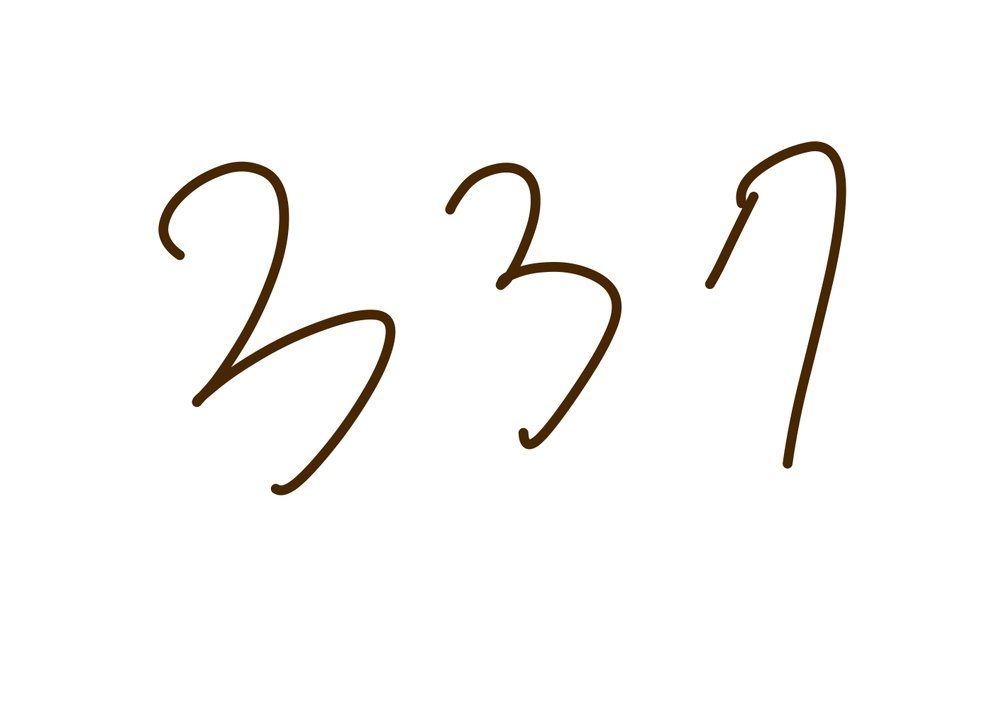
#> input picture AI/Algorithm/OCR/archieve/use_ocr/test2.jpeg, 994 x 710 px, shrunk from 1401 x 1000 before the run; its folder holds only this picture in this run
$ python -i test.py   (imports and definitions only)
#> lines starting #> are read from the running program, lines starting #| are printed output that depends on the picture; after the words box and inside, x2 and y2 are one past the last pixel; in counts of white or black regions, pixels touching at a corner belong together
'''

Written by 정다훈 (2025.05.02)

이 파일의 함수들을 이용하여 하고자하는 큰 목표는 다음과 같다.

1. Text crop 이미지 뭉치를 넣으면 이미지 뭉치에 대한 인식 결과 csv 파일을 만든다.
2. 이 csv 파일은 다음과 같이 구성된다.
    - name: 이미지 파일명
    - confident: 인식 결과의 신뢰도
    - recognition_result: 인식 결과
        - 인식 결과의 데이터 종류는 다음과 같다.
            - 인식 성공(인식 결과가 값으로 표시됨)
            - 인식 실패('JSON' 이라는 문자열로 표시됨)

'''

import cv2
from transformers import pipeline
from PIL import Image
import pandas as pd
import os
import json

# text crop 이미지를 넣으면 bb를 만들어주는 함수
def generate_bounding_boxes_from_text_crop(text_crop_image_path):
    # 이미지 읽기
#> called with text_crop_image_path = 'test2.jpeg'
    image = cv2.imread(text_crop_image_path)
#> image is the input picture: shape (710, 994, 3); mean B, G, R 248.2, 249.2, 250

    # 그레이스케일로 변환
    gray = cv2.cvtColor(image, cv2.COLOR_BGR2GRAY)
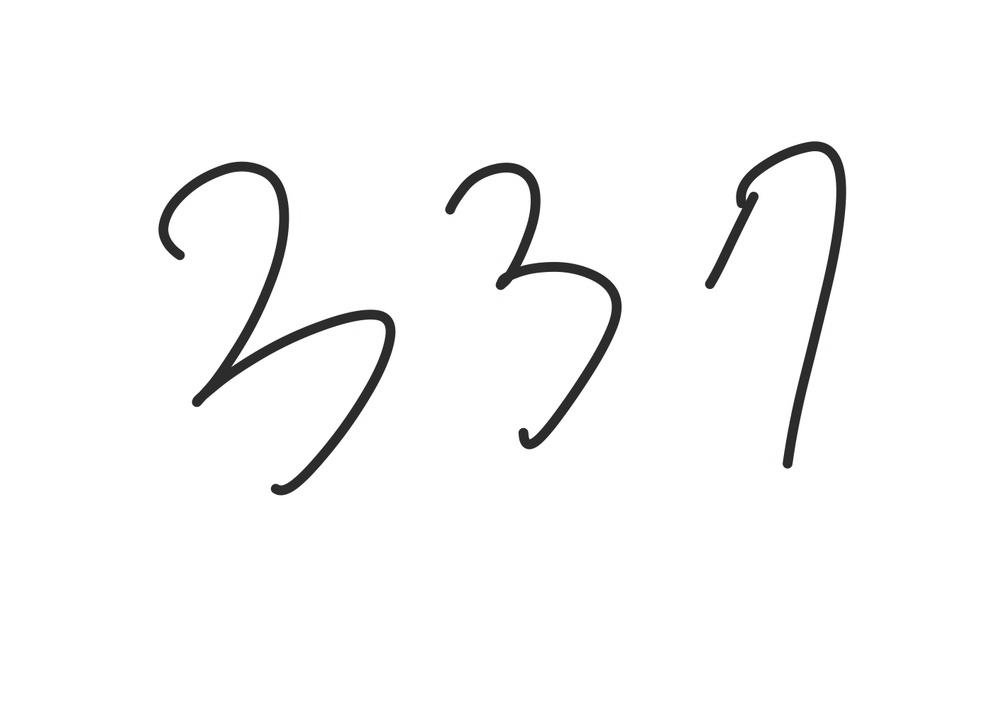
#> gray: shape (710, 994); min 26, max 255, mean 249.3

    # 이진화
    _, binary = cv2.threshold(gray, 128, 255, cv2.THRESH_BINARY_INV + cv2.THRESH_OTSU)
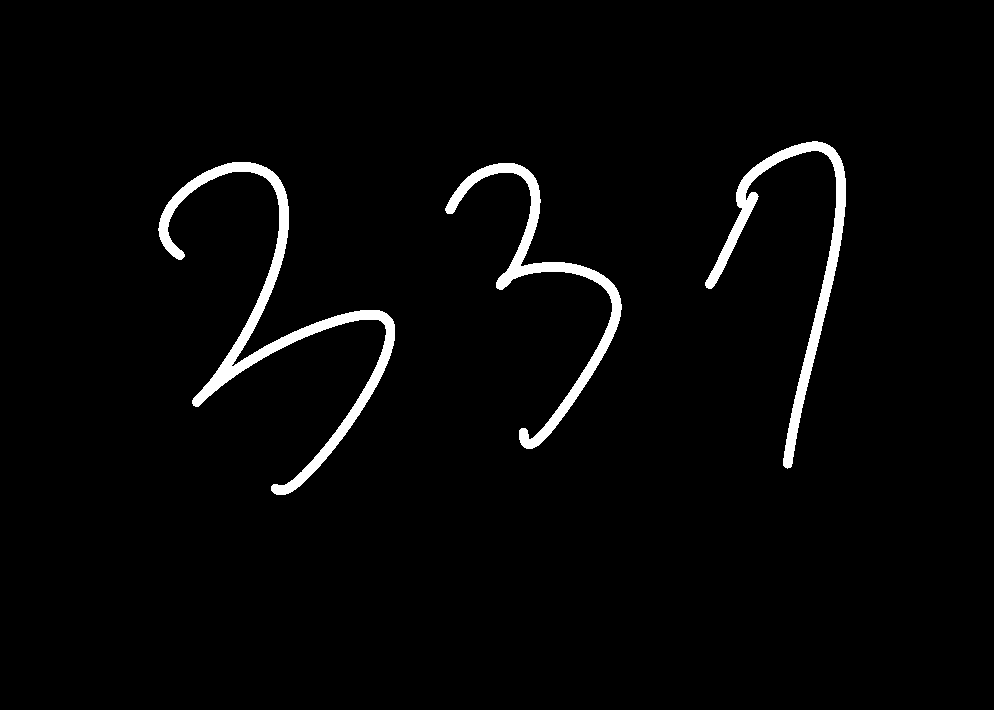
#> binary: shape (710, 994); 2.7% white; 3 white regions

    # 컨투어 찾기
    contours, _ = cv2.findContours(binary, cv2.RETR_EXTERNAL, cv2.CHAIN_APPROX_SIMPLE)
#> contours = 3 contours; box (x1, y1, x2, y2) and area: (158, 162, 395, 495) 7478, (705, 141, 846, 469) 4904, (445, 163, 622, 449) 4754

    # 바운딩 박스 생성
    bounding_boxes = [cv2.boundingRect(contour) for contour in contours]
#> bounding_boxes = [(445, 163, 177, 286), (158, 162, 237, 333), (705, 141, 141, 328)]

    return bounding_boxes

# 모델 로드
# [1 line that did not run here, left out]

# bb들을 이미지로 만들어, 이미지를 인식하는 함수
# image_num은 이미지 파일에서 몇 번째 이미지인지를 나타내는 숫자이다.
# [107 lines left out: functions recognize_images_from_bounding_boxes, calculate_euclidean_distance, split_and_recognize_single_digits, not called in this run]


# [2 lines not run here, left out]

>>> result = generate_bounding_boxes_from_text_crop('test2.jpeg')
#> result has the same summary as bounding_boxes in generate_bounding_boxes_from_text_crop

$ run again, on AI/Algorithm/OCR/archieve/use_ocr/test3.jpeg
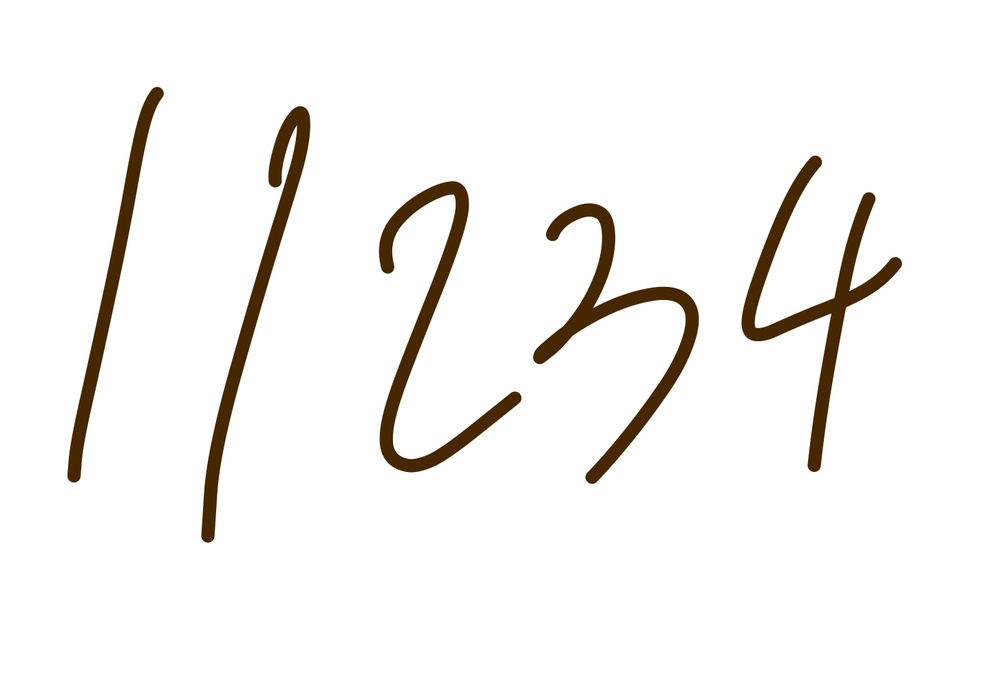
#> input picture AI/Algorithm/OCR/archieve/use_ocr/test3.jpeg, 1000 x 688 px, shrunk from 1453 x 1000 before the run
#> in generate_bounding_boxes_from_text_crop, image is the input picture: shape (688, 1000, 3); mean B, G, R 241.8, 243.8, 245.4
#> in generate_bounding_boxes_from_text_crop, `gray = cv2.cvtColor(image, cv2.COLOR_BGR2GRAY)`:
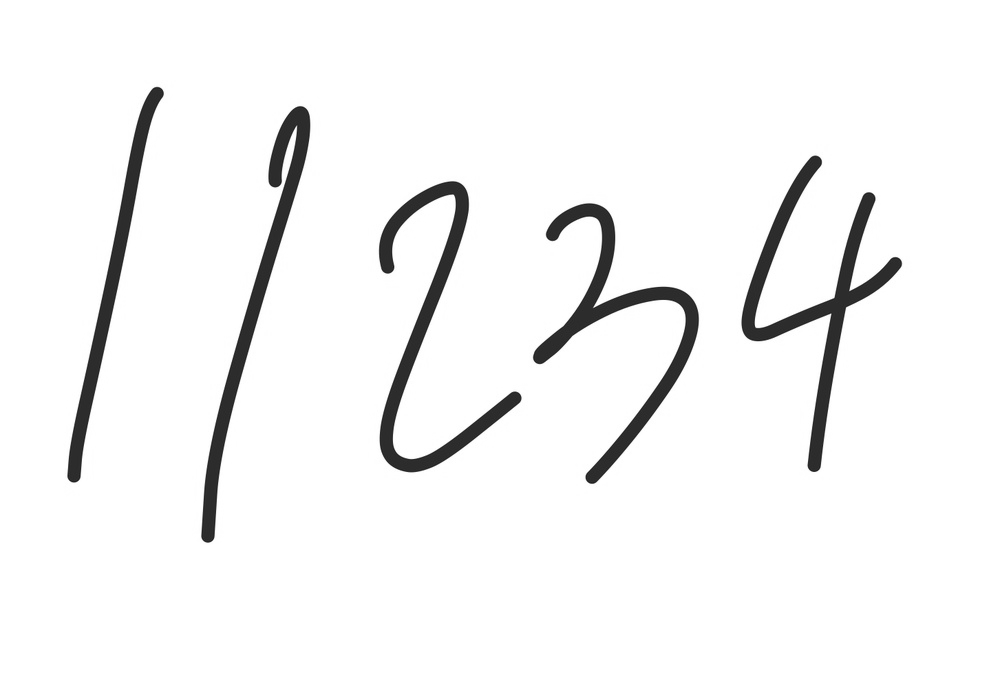
#> gray: shape (688, 1000); min 25, max 255, mean 244
#> in generate_bounding_boxes_from_text_crop, `_, binary = cv2.threshold(gray, 128, 255, cv2.THRESH_BINARY_INV + cv2...`:
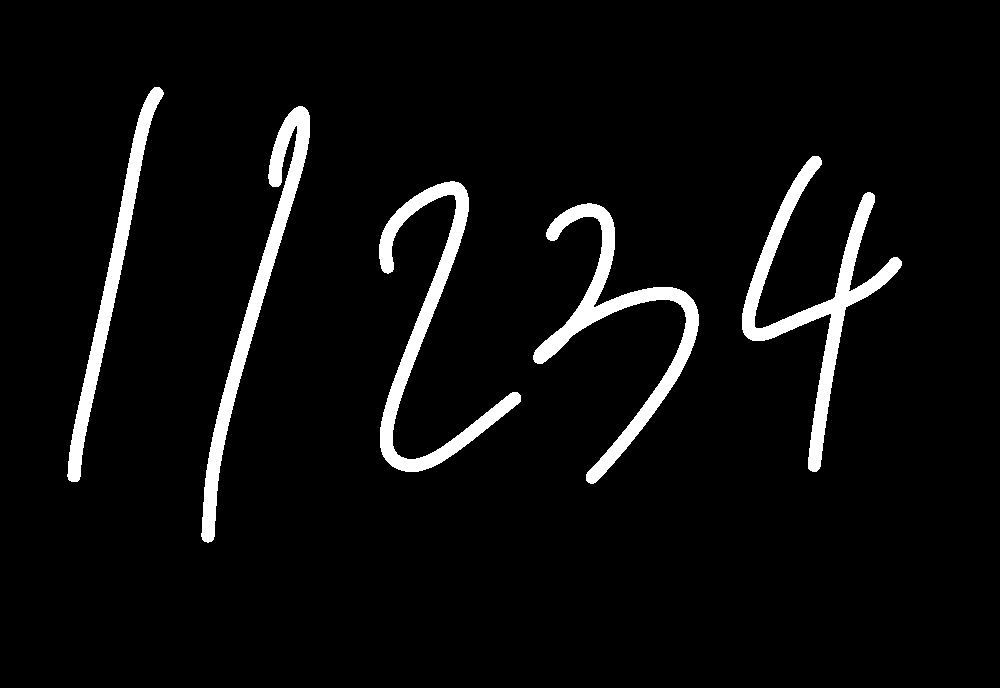
#> binary: shape (688, 1000); 5.2% white; 5 white regions
#> contours = 5 contours; box (x1, y1, x2, y2) and area: (742, 156, 902, 472) 7734, (533, 203, 699, 484) 7042, (379, 181, 521, 472) 6908, (201, 106, 310, 543) 6406, (67, 87, 164, 482) 4939
#> bounding_boxes = [(533, 203, 166, 281), (379, 181, 142, 291), (742, 156, 160, 316), (201, 106, 109, 437), (67, 87, 97, 395)]
#> result has the same summary as bounding_boxes in generate_bounding_boxes_from_text_crop

$ run again, on AI/Algorithm/OCR/archieve/use_ocr/test4.jpeg
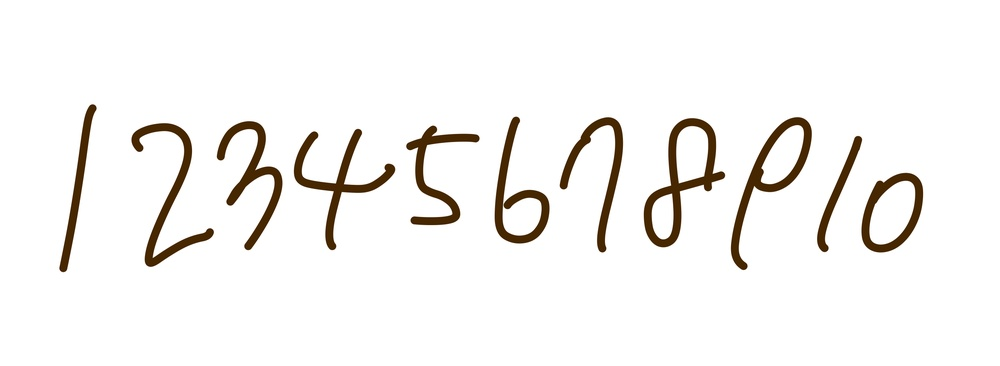
#> input picture AI/Algorithm/OCR/archieve/use_ocr/test4.jpeg, 1000 x 366 px, shrunk from 2729 x 1000 before the run
#> in generate_bounding_boxes_from_text_crop, image is the input picture: shape (366, 1000, 3); mean B, G, R 240.6, 242.7, 244.4
#> in generate_bounding_boxes_from_text_crop, `gray = cv2.cvtColor(image, cv2.COLOR_BGR2GRAY)`:
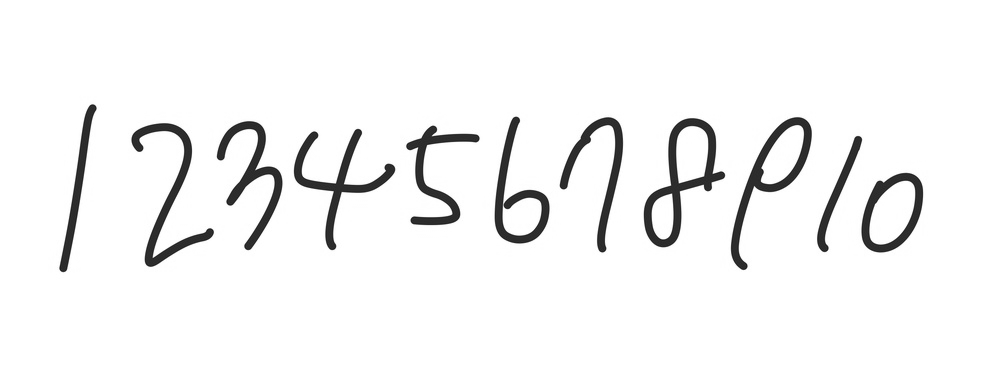
#> gray: shape (366, 1000); min 23, max 255, mean 242.9
#> in generate_bounding_boxes_from_text_crop, `_, binary = cv2.threshold(gray, 128, 255, cv2.THRESH_BINARY_INV + cv2...`:
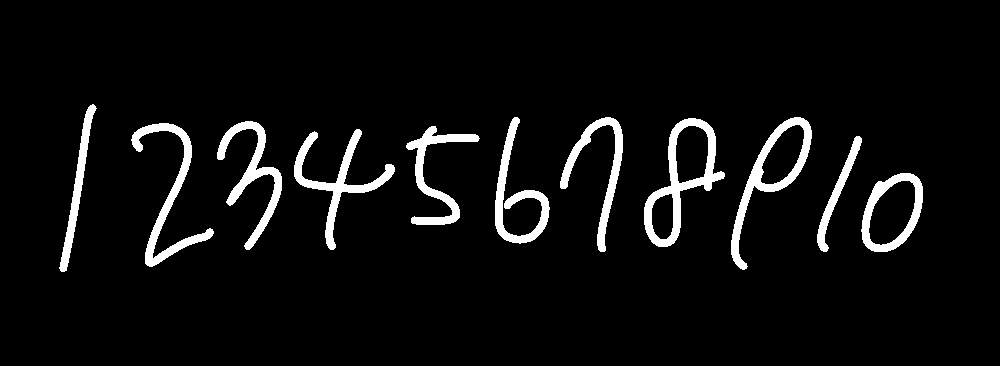
#> binary: shape (366, 1000); 5.7% white; 11 white regions
#> contours = 11 contours; largest, box (x1, y1, x2, y2) and area: (644, 118, 725, 247) 4782, (731, 117, 812, 270) 3602, (861, 173, 923, 252) 3568, (294, 129, 395, 250) 1930, (131, 123, 214, 267) 1928
#> bounding_boxes = [(861, 173, 62, 79), (817, 136, 45, 116), (294, 129, 101, 121), (406, 126, 74, 99), (131, 123, 83, 144), (217, 121, 65, 129), (644, 118, 81, 129), (731, 117, 81, 153), (560, 117, 63, 135), (495, 117, 55, 127), (59, 104, 38, 168)]
#> result has the same summary as bounding_boxes in generate_bounding_boxes_from_text_crop

$ run again, on AI/Algorithm/OCR/archieve/use_ocr/test5.jpeg
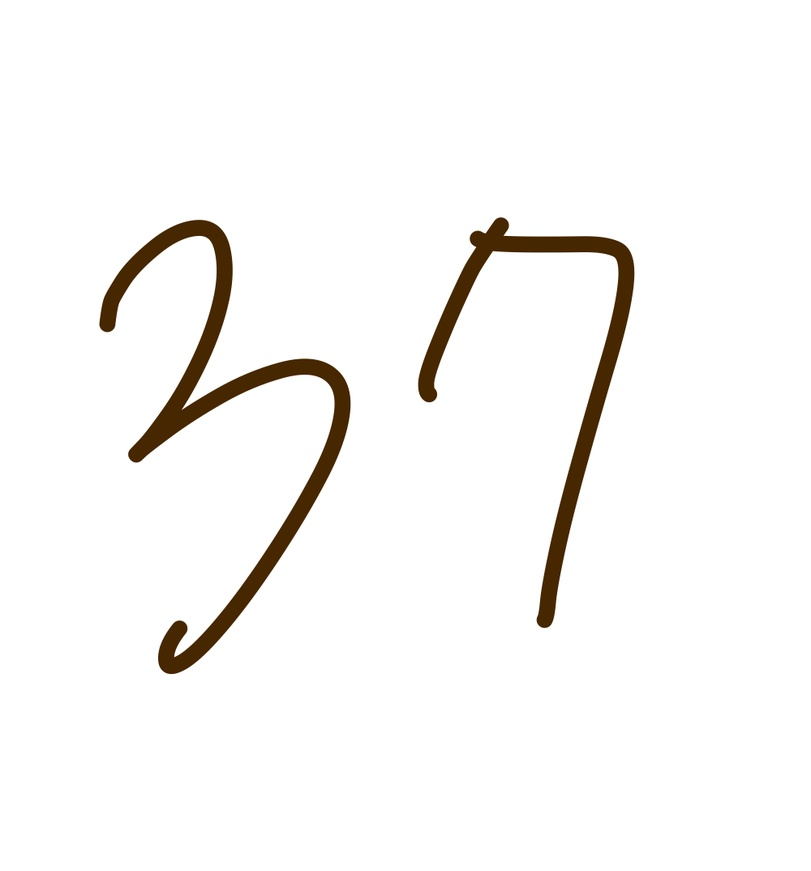
#> input picture AI/Algorithm/OCR/archieve/use_ocr/test5.jpeg, 811 x 871 px, shrunk from 1000 x 1074 before the run
#> in generate_bounding_boxes_from_text_crop, image is the input picture: shape (871, 811, 3); mean B, G, R 245, 246.5, 247.7
#> in generate_bounding_boxes_from_text_crop, `gray = cv2.cvtColor(image, cv2.COLOR_BGR2GRAY)`:
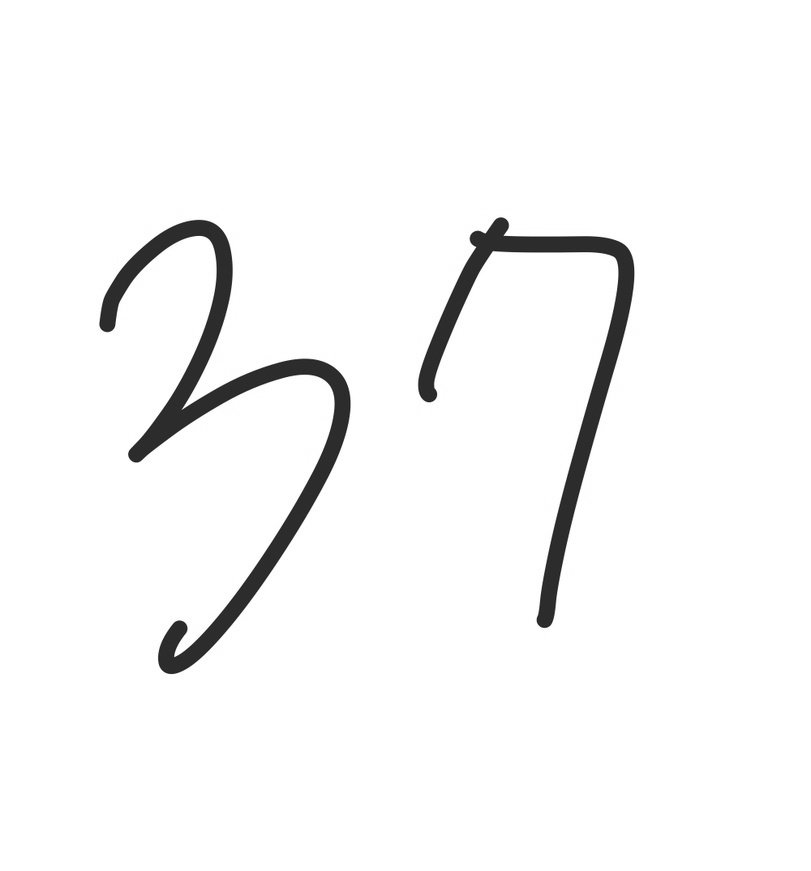
#> gray: shape (871, 811); min 26, max 255, mean 246.7
#> in generate_bounding_boxes_from_text_crop, `_, binary = cv2.threshold(gray, 128, 255, cv2.THRESH_BINARY_INV + cv2...`:
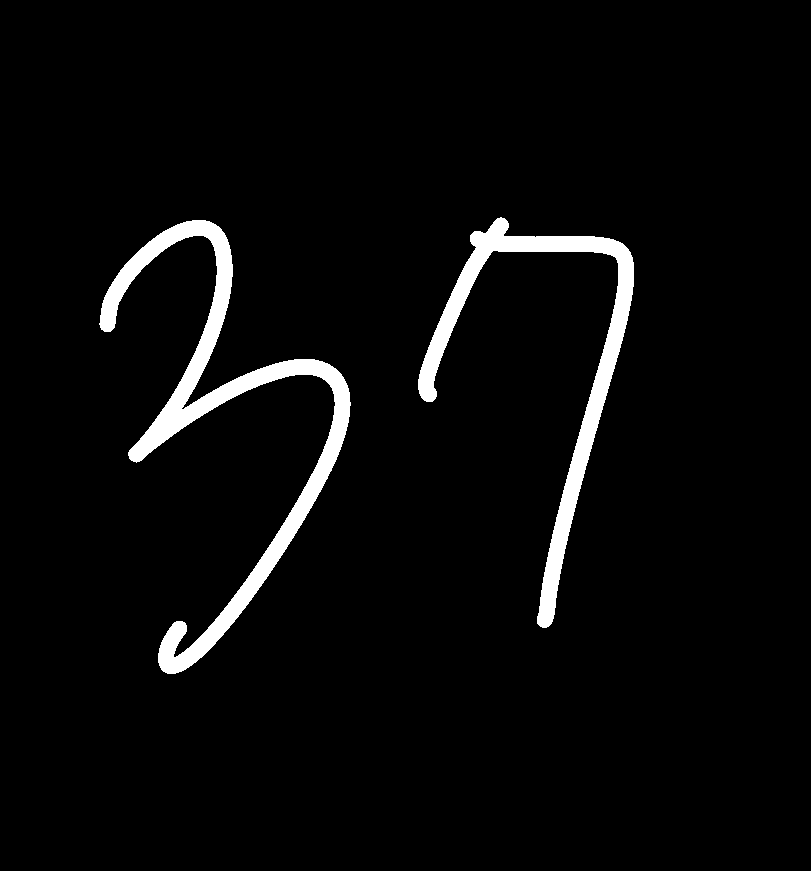
#> binary: shape (871, 811); 3.9% white; 2 white regions
#> contours = 2 contours; box (x1, y1, x2, y2) and area: (99, 220, 351, 674) 15224, (418, 217, 634, 628) 10849
#> bounding_boxes = [(99, 220, 252, 454), (418, 217, 216, 411)]
